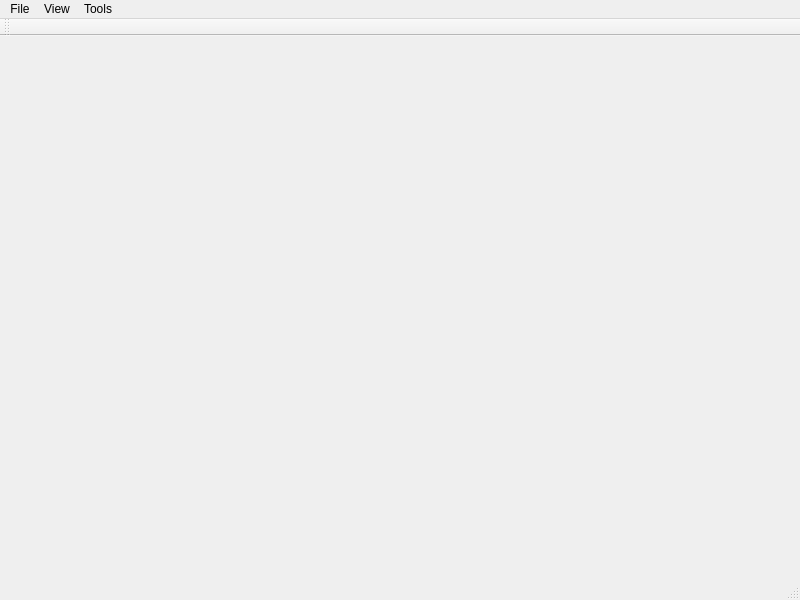
<?xml version="1.0" encoding="UTF-8"?>
<ui version="4.0">
 <class>MainWindowClass</class>
 <widget class="QMainWindow" name="MainWindowClass">
  <property name="geometry">
   <rect>
    <x>0</x>
    <y>0</y>
    <width>800</width>
    <height>600</height>
   </rect>
  </property>
  <property name="windowTitle">
   <string>CGA Shape Grammar</string>
  </property>
  <widget class="QWidget" name="centralWidget"/>
  <widget class="QMenuBar" name="menuBar">
   <property name="geometry">
    <rect>
     <x>0</x>
     <y>0</y>
     <width>800</width>
     <height>21</height>
    </rect>
   </property>
   <widget class="QMenu" name="menuFile">
    <property name="title">
     <string>File</string>
    </property>
    <addaction name="actionOpenCGA"/>
    <addaction name="separator"/>
    <addaction name="actionExit"/>
   </widget>
   <widget class="QMenu" name="menuView">
    <property name="title">
     <string>View</string>
    </property>
    <addaction name="actionViewShadow"/>
    <addaction name="separator"/>
    <addaction name="actionViewBasicRendering"/>
    <addaction name="actionViewSSAO"/>
    <addaction name="actionViewContourRendering"/>
    <addaction name="actionViewLineRendering"/>
    <addaction name="actionViewHatching"/>
    <addaction name="separator"/>
    <addaction name="actionViewRefresh"/>
   </widget>
   <widget class="QMenu" name="menuTools">
    <property name="title">
     <string>Tools</string>
    </property>
    <addaction name="actionGenerateCity"/>
    <addaction name="separator"/>
    <addaction name="actionCamera"/>
   </widget>
   <addaction name="menuFile"/>
   <addaction name="menuView"/>
   <addaction name="menuTools"/>
  </widget>
  <widget class="QToolBar" name="mainToolBar">
   <attribute name="toolBarArea">
    <enum>TopToolBarArea</enum>
   </attribute>
   <attribute name="toolBarBreak">
    <bool>false</bool>
   </attribute>
  </widget>
  <widget class="QStatusBar" name="statusBar"/>
  <action name="actionOpenCGA">
   <property name="text">
    <string>Open CGA</string>
   </property>
   <property name="shortcut">
    <string>Ctrl+O</string>
   </property>
  </action>
  <action name="actionExit">
   <property name="text">
    <string>Exit</string>
   </property>
  </action>
  <action name="actionViewShadow">
   <property name="checkable">
    <bool>true</bool>
   </property>
   <property name="text">
    <string>Shadow</string>
   </property>
  </action>
  <action name="actionViewBasicRendering">
   <property name="checkable">
    <bool>true</bool>
   </property>
   <property name="text">
    <string>Basic Rendering</string>
   </property>
  </action>
  <action name="actionViewSSAO">
   <property name="checkable">
    <bool>true</bool>
   </property>
   <property name="text">
    <string>SSAO</string>
   </property>
  </action>
  <action name="actionViewLineRendering">
   <property name="checkable">
    <bool>true</bool>
   </property>
   <property name="text">
    <string>Line Rendering</string>
   </property>
  </action>
  <action name="actionViewSketchyRendering">
   <property name="checkable">
    <bool>true</bool>
   </property>
   <property name="text">
    <string>Sketchy Rendering</string>
   </property>
  </action>
  <action name="actionViewRefresh">
   <property name="text">
    <string>Refresh</string>
   </property>
   <property name="shortcut">
    <string>F5</string>
   </property>
  </action>
  <action name="actionGenerateWindowImages">
   <property name="text">
    <string>Generate Window Images (256x256 color)</string>
   </property>
  </action>
  <action name="actionGenerateBuildingImages">
   <property name="text">
    <string>Generate Building Images (256x256 color)</string>
   </property>
  </action>
  <action name="actionTest">
   <property name="text">
    <string>Test</string>
   </property>
  </action>
  <action name="actionGenerateSimpleShapeImages">
   <property name="text">
    <string>Generate Simple Shape Images</string>
   </property>
  </action>
  <action name="actionGenerateLedgeImages">
   <property name="text">
    <string>Generate Ledge Images (256x256 color)</string>
   </property>
  </action>
  <action name="actionGenerateRoofImages">
   <property name="text">
    <string>Generate Roof Images (256x256 color)</string>
   </property>
  </action>
  <action name="actionGenerateRoofImages2">
   <property name="text">
    <string>Generate Roof Images (128x128 grayscale)</string>
   </property>
  </action>
  <action name="actionGenerateWindowImages2">
   <property name="text">
    <string>Generate Window Images (128x128 grayscale)</string>
   </property>
  </action>
  <action name="actionGenerateLedgeImages2">
   <property name="text">
    <string>Generate Ledge Images (128x128 grayscale)</string>
   </property>
  </action>
  <action name="actionGenerateBuildingImages2">
   <property name="text">
    <string>Generate Building Images (128x128 grayscale)</string>
   </property>
  </action>
  <action name="actionViewHatching">
   <property name="checkable">
    <bool>true</bool>
   </property>
   <property name="text">
    <string>Hatching</string>
   </property>
  </action>
  <action name="actionRotationStart">
   <property name="text">
    <string>Rotation Start</string>
   </property>
  </action>
  <action name="actionRotationEnd">
   <property name="text">
    <string>Rotation End</string>
   </property>
  </action>
  <action name="actionSaveGeometry">
   <property name="text">
    <string>Save Geometry</string>
   </property>
   <property name="shortcut">
    <string>Ctrl+S</string>
   </property>
  </action>
  <action name="actionViewContourRendering">
   <property name="checkable">
    <bool>true</bool>
   </property>
   <property name="text">
    <string>Contour Rendering</string>
   </property>
  </action>
  <action name="actionCamera">
   <property name="text">
    <string>Camera</string>
   </property>
  </action>
  <action name="actionGenerateCity">
   <property name="text">
    <string>Generate City</string>
   </property>
  </action>
 </widget>
 <layoutdefault spacing="6" margin="11"/>
 <resources>
  <include location="MainWindow.qrc"/>
 </resources>
 <connections/>
</ui>
